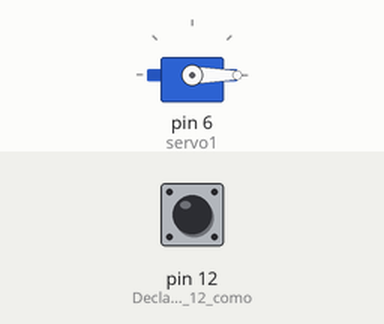
The sketch below on a simulated Arduino Uno, built with avr-gcc and run on an emulated ATmega328P. Parts: servo. The inputs (shaded band) are chosen by the test bench; at power-on: pin 12 (Declaramos_el_pin_12_como) LOW.

Above: at 1.2 s.
1.3 s: pin 12 (Declaramos_el_pin_12_como) pulsed HIGH 2 times (0.12 s each, 0.3 s apart)
At 2.5 s:
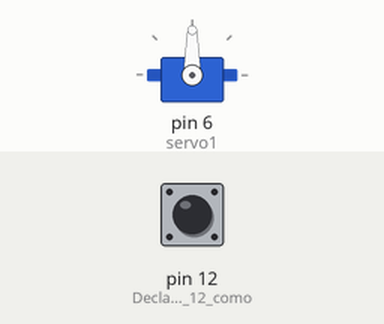
Timing chart, 0 to 5.9 s (numbered marks = the images above; inputs shaded):
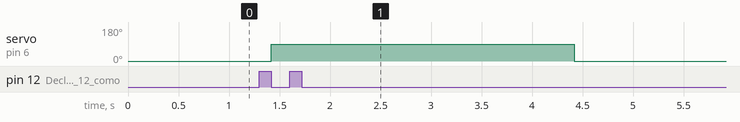

Measured:
- after the input at 1.3 s, servo on pin 6 (servo1): 0° → 90° after 0.12 s, → 0° 3.0 s later

The sketch:

Accionar_Servo_Modulo_IR.ino
```cpp
/*************************************************Capitulo 7 - Sensor Infrarrojo********************************************************
*                                                                                                                                 *
*     En este septimo capitulo aprenderemos a utilizar el sensor Infrarrojo. Este es un dispositivo electronico optoelectrico     *                                                                      *
*  capaz de medir la radiacion electromagnetica infrarroja ya que todos los cuerpos emiten cierta cantidad de radiacion la cual   *
*  resulta ser invisible para nuestros ojos pero no para este sensor. El sensor esta compuesto por un Fototransistor que es el    *
*  encargado de recibir la luz infrarroja que rebota hacia abajo cuando encuentra un objeto, esta luz es emitida por un Diodo     *
*  LED Infrarrojo. A este conjunto se le llama optoacopladores.                                                                   *
*                                                                                                                                 *
*  Para lograr esto necesitaremos:                                                                                                *
*                                                                                                                                 *
*  -Placa arduino Uno                                                                                                             *
*  -1 Sensor Infrarrojo.                                                                                                          *
*  -1 Servomotor                                                                                                                  *
*  -Protoboard                                                                                                                    *
*                                                                                                                                 *
*                                                                                                                                 *
*                                                                                                                                 *
*                                                                                                              Facebook: ESociety *
*                                                                                                              GitHub: eSociety97 *
*                                                                                                                                 *
*                                                         #NuncaDejenDeCrear                                                      *
***********************************************************************************************************************************/


#include <Servo.h> //Importamos la libreria de Servo
int sensorIR = 12; //Declaramos la variable que usaremos para la entrada digital de nuestro sensor IR
Servo servo1; //Declaramos nuestro objeto servo

void setup(){
servo1.attach(6); // Declaramos el pin 6 como salida al servo
pinMode(12,INPUT); // Declaramos el pin 12 como entrada del sensor IR
servo1.write(0); //Posicionamos el servo en la posicion 0
}
void loop(){
int valor = digitalRead(12); //Declaramos la variable valor y le asignamos la lectura digital del sensor IR

if(valor == HIGH){ //Comparamos si el valor es un estado alto
  while(valor == HIGH){ // Antirebote
  valor = digitalRead(12);
  }
servo1.write(90);//Posicionamos el servo en la posicion de 90 grados
delay(3000); //Pausamos el programa por 3 segundos
servo1.write(0); //Posicionamos el servo en la posicion de 0 grados
}
  while(valor == LOW){ //Si no detecta nada solo leera el valor del sensor IR
  valor = digitalRead(12);
  }
}
```
